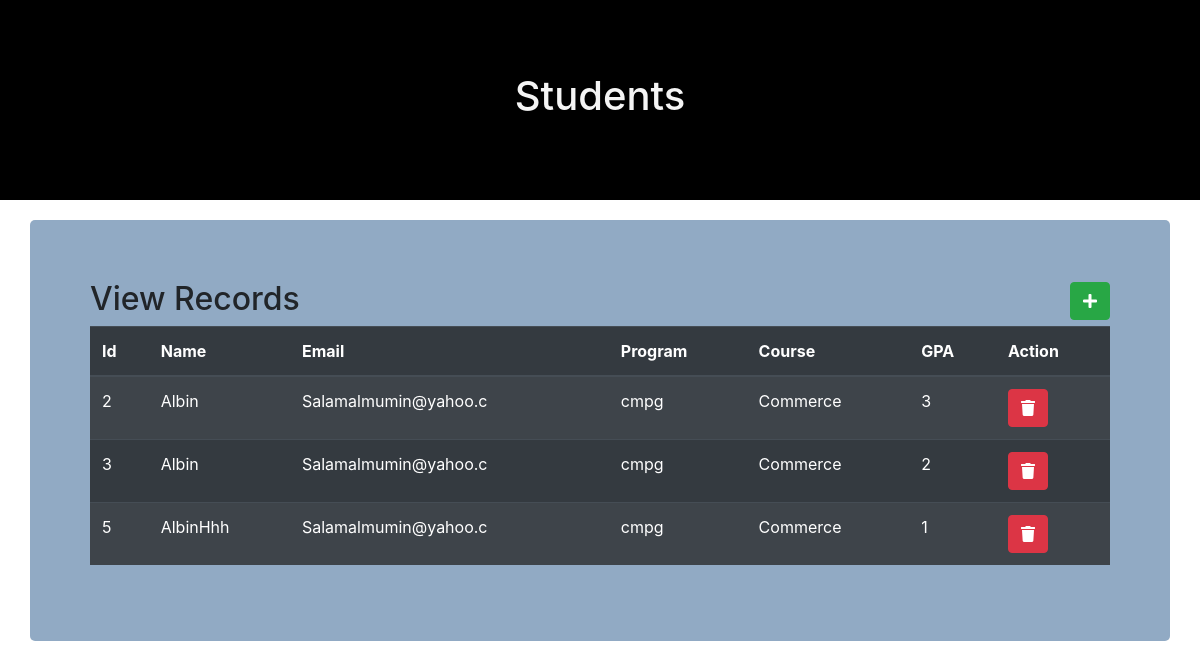
The page / on the database its author committed.
### tables this page shows
CREATE TABLE `customers` (
  `Id` int(11) NOT NULL,
  `Name` varchar(20) NOT NULL,
  `Email` varchar(20) NOT NULL,
  `Program` varchar(40) NOT NULL,
  `Course` varchar(20) NOT NULL,
  `GPA` float NOT NULL
);

### database.php (called while the page is built, shortened)
<?php
class database{
  private $servername = "localhost";
  private $username   = "root";
  private $password   = "";
  private $database   = "mydb";
  public  $con;
  public function __construct()
  {
    $this->con = new mysqli($this->servername, $this->username,$this->password,$this->database);
  }
  public function displayData()
  {
    $query = "SELECT * FROM customers";
    $result = $this->con->query($query);
    if ($result->num_rows > 0) {
      $data = array();
      while ($row = $result->fetch_assoc()) {
        $data[] = $row;
      }
      return $data;
    }else{
      echo "No found records";
    }
  }
}

### index.php (the view, shortened to what this page needs)
<?php
  include 'database.php';
  $customerObj = new database();
?>
<!DOCTYPE html>
<html lang="en">
  <head>
    <link rel="stylesheet" href="https://maxcdn.bootstrapcdn.com/bootstrap/4.5.2/css/bootstrap.min.css" >
    <link rel="stylesheet" href="./css/style.css">
    <link rel="stylesheet" href="https://pro.fontawesome.com/releases/v5.10.0/css/all.css"/>
  </head>
  <body>
  <header>
    <h1>Students</h1>
  </header>
  <main class="container">
    <section>
      <h2>View Records
      <a href="add.php" style="float:right;"><button class="btn btn-success"><i class="fas fa-plus"></i></button></a>
      </h2>
      <table class="table table-hover table-dark table-striped">
        <thead>
        <tr>
          <th>Id</th>
          <th>Name</th>
          <th>Email</th>
          <th>Program</th>
          <th>Course</th>
          <th>GPA</th>
          <th>Action</th>
        </tr>
        </thead>
        <tbody>
        <?php
        $customers = $customerObj->displayData();
        foreach ($customers as $customer) {
          ?>
          <tr><td><?php echo $customer['Id'] ?></td>
          <td><?php echo $customer['Name'] ?></td>
            <td><?php echo $customer['Email'] ?></td>
            <td><?php echo $customer['Program'] ?></td>
            <td><?php echo $customer['Course'] ?></td>
            <td><?php echo $customer['GPA'] ?></td>
            <td>
              <button class="btn btn-danger"><a href="index.php?deleteId=<?php echo $customer['Id'] ?>" onclick="confirm('Are you sure want to delete this record')">
                  <i class="fa fa-trash text-white" aria-hidden="true"></i>
                </a></button>
            </td>
          </tr>
        <?php } ?>
        </tbody>
      </table>
    </section>
</main>
</body>
</html>

### css/style.css (style rules this page uses)
header { width: 100%; height: 200px; background: linear-gradient(225deg, #000000 0%, #000000 100%); display: flex; align-items: center; justify-content: center; }
header h1 { font-size: 2.5em; color: #f4f4f4; }
.container { background-color: #91aac4; border-radius: 5px; margin-top: 20px; padding: 5%; }

### rows shown on the page
customers: Id "2", Name "Albin", Email "Salamalmumin@yahoo.c", Program "cmpg", Course "Commerce", GPA "3"
customers: Id "3", Name "Albin", Email "Salamalmumin@yahoo.c", Program "cmpg", Course "Commerce", GPA "2"
customers: Id "5", Name "AlbinHhh", Email "Salamalmumin@yahoo.c", Program "cmpg", Course "Commerce", GPA "1"
